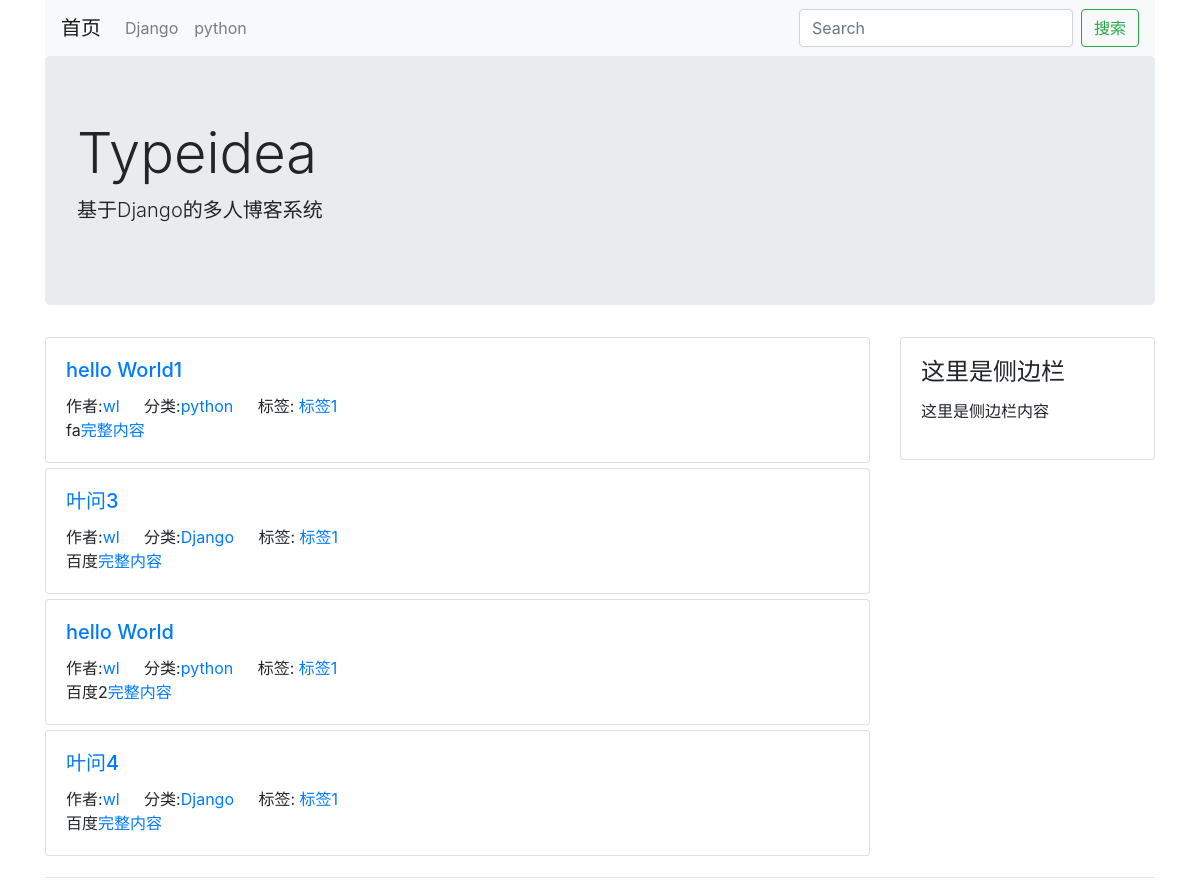
The app's page /, older data.
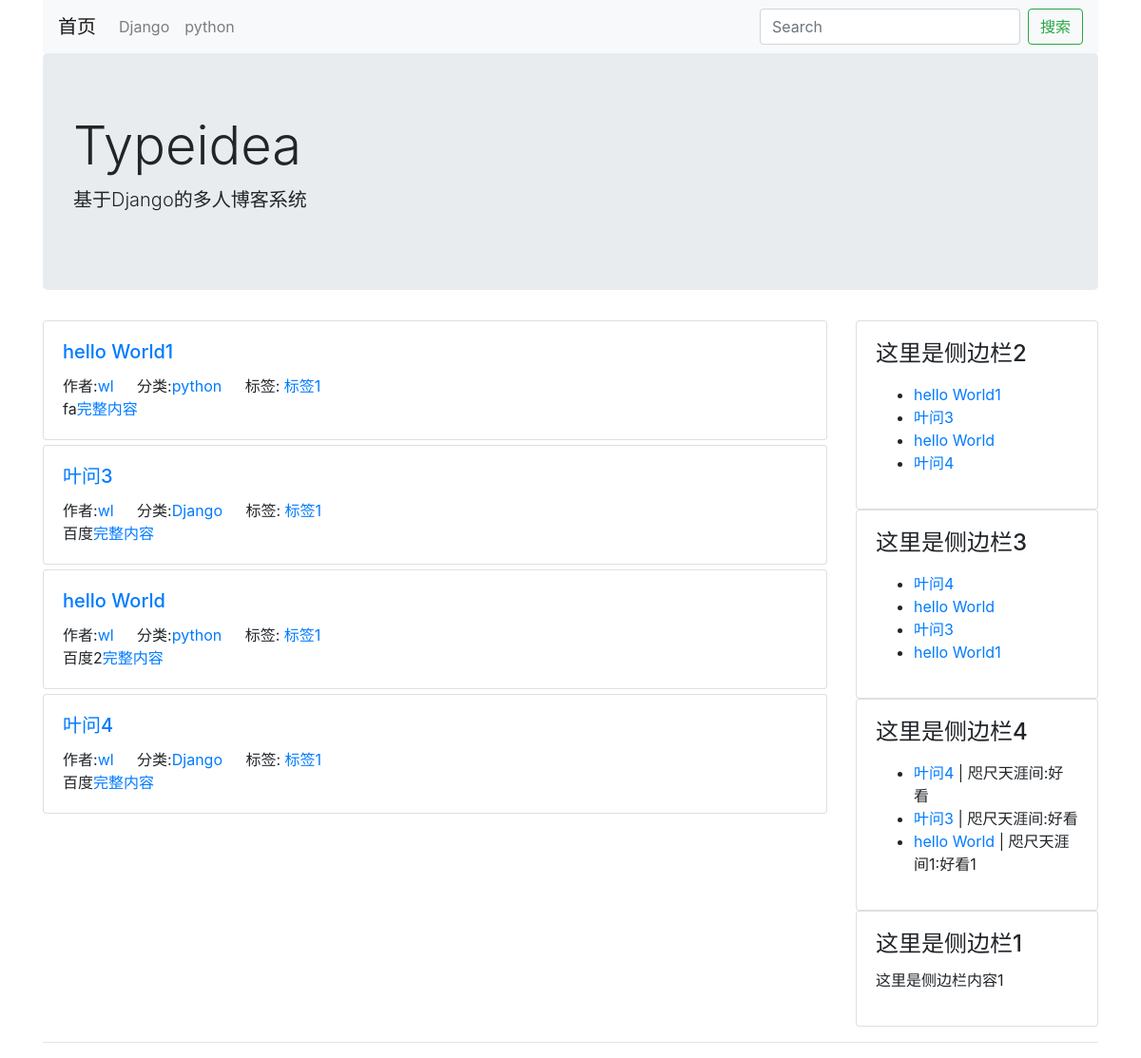
The same page, newer data.
### blog/models.py (models this page shows, shortened)
class Category(models.Model):
    STATUS_NORMAL = 1
    STATUS_DELETE = 0
    STATUS_ITEMS = (
        (STATUS_NORMAL, '正常'),
        (STATUS_DELETE, '删除'),
    )
    name = models.CharField(max_length=50, verbose_name="名称")
    status = models.PositiveIntegerField(default=STATUS_NORMAL,
                                         choices=STATUS_ITEMS, verbose_name="状态")
    is_nav = models.BooleanField(default=False, verbose_name="是否为导航")
    owner = models.ForeignKey(User, verbose_name="作者", on_delete=models.CASCADE)
    created_time = models.DateTimeField(auto_now_add=True, verbose_name="创建时间")
    class Meta:
        verbose_name = verbose_name_plural = '分类'
    @classmethod
    def get_navs(cls):
        categories = cls.objects.filter(status=cls.STATUS_NORMAL)
        nav_categories = []
        normal_categories = []
        for cate in categories:
            if cate.is_nav:
                nav_categories.append(cate)
            else:
                normal_categories.append(cate)
        return {
            'navs':nav_categories,
            'categories':normal_categories,
        }

class Post(models.Model):
    STATUS_NORMAL = 1
    STATUS_DELETE = 0
    STATUS_DRAFT = 2
    STATUS_ITEMS = (
        (STATUS_NORMAL, '正常'),
        (STATUS_DELETE, '删除'),
        (STATUS_DRAFT, '草稿'),
    )
    title = models.CharField(max_length=255, verbose_name="标题")
    desc = models.CharField(max_length=1024, blank=True, verbose_name="摘要")
    content = models.TextField(verbose_name="正文", help_text="正文必须为MarkDown格式")
    status = models.PositiveIntegerField(default=STATUS_NORMAL,
                                         choices=STATUS_ITEMS, verbose_name="状态")
    category = models.ForeignKey(Category, verbose_name="分类", on_delete=models.CASCADE)
    tag = models.ManyToManyField(Tag, verbose_name="标签")
    owner = models.ForeignKey(User, verbose_name="作者", on_delete=models.CASCADE)
    created_time = models.DateTimeField(auto_now_add=True, verbose_name="创建时间")
    pv = models.PositiveIntegerField(default=1)
    uv = models.PositiveIntegerField(default=1)
    class Meta:
        verbose_name = verbose_name_plural = '文章'
        ordering = ['-id']
    @classmethod
    def latest_posts(cls):
        queryset = cls.objects.filter(status = cls.STATUS_NORMAL)
        return queryset
    @classmethod
    def hot_posts(cls):
        return cls.objects.filter(status=cls.STATUS_NORMAL).order_by('pv')

class Tag(models.Model):
    STATUS_NORMAL = 1
    STATUS_DELETE = 0
    STATUS_ITEMS = (
        (STATUS_NORMAL, '正常'),
        (STATUS_DELETE, '删除'),
    )
    name = models.CharField(max_length=10, verbose_name="名称")
    status = models.PositiveIntegerField(default=STATUS_NORMAL,
                                         choices=STATUS_ITEMS, verbose_name="状态")
    owner = models.ForeignKey(User, verbose_name="作者", on_delete=models.CASCADE)
    created_time = models.DateTimeField(auto_now_add=True, verbose_name="创建时间")
    class Meta:
        verbose_name = verbose_name_plural = '标签'

### config/models.py (models this page shows, shortened)
class SideBar(models.Model):
    DISPLAY_HTML = 1
    DISPLAY_LATEST = 2
    DISPLAY_HOT = 3
    DISPLAY_COMMENT = 4
    SIDE_TYPE = (
        (DISPLAY_HTML, 'HTML'),
        (DISPLAY_LATEST, '最新文章'),
        (DISPLAY_HOT, '最热文章'),
        (DISPLAY_COMMENT, '最近评论'),
    )
    STATUS_SHOW = 1
    STATUS_HIDE = 0
    STATUS_ITEMS = (
        (STATUS_SHOW, '展示'),
        (STATUS_HIDE, '隐藏'),
    )
    title = models.CharField(max_length=50, verbose_name="标题")
    display_type = models.PositiveIntegerField(default=1,
                                         choices=SIDE_TYPE, verbose_name="展示类型")
    content = models.CharField(max_length=500, blank=True, verbose_name="内容",
                               help_text="如果设置的不是HTML类型， 可为空")
    status = models.PositiveIntegerField(default=STATUS_SHOW, choices=STATUS_ITEMS
                                         ,verbose_name="状态")
    owner = models.ForeignKey(User, verbose_name="作者", on_delete=models.CASCADE)
    created_time = models.DateTimeField(auto_now_add=True, verbose_name="创建时间")
    class Meta:
        verbose_name = verbose_name_plural = '侧边栏'
    @classmethod
    def get_all(cls):
        return cls.objects.filter(status=cls.STATUS_SHOW)
    @property
    def content_html(self):
        from blog.models import Post #避免循环引用
        from comment.models import Comment
        result =  ''
        if self.display_type == self.DISPLAY_HTML:
            result = self.content
        elif self.display_type == self.DISPLAY_LATEST:
            context = {
                'posts':Post.latest_posts()
            }
            result = render_to_string('config/blocks/sidebar_posts.html', context)
        elif self.display_type == self.DISPLAY_HOT:
            context = {
                'posts':Post.hot_posts()
            }
            result = render_to_string('config/blocks/sidebar_posts.html', context)
        elif self.display_type == self.DISPLAY_COMMENT:
            context = {
                'comments':Comment.objects.filter(status=Comment.STATUS_NORMAL)
            }
            result = render_to_string('config/blocks/sidebar_comments.html', context)
        return result

### comment/models.py (models this page shows, shortened)
class Comment(models.Model):
    STATUS_NORMAL = 1
    STATUS_DELETE = 0
    STATUS_ITEMS = (
        (STATUS_NORMAL, '正常'),
        (STATUS_DELETE, '删除'),
    )
    target = models.ForeignKey(Post, verbose_name="评论目标", on_delete=models.CASCADE)
    content = models.CharField(max_length=2000, verbose_name="内容")
    nickname = models.CharField(max_length=50, verbose_name="昵称")
    website = models.URLField(verbose_name="网站")
    email = models.EmailField(verbose_name="邮箱")
    status = models.PositiveIntegerField(default=STATUS_NORMAL,
                                         choices=STATUS_ITEMS, verbose_name="状态")
    created_time = models.DateTimeField(auto_now_add=True, verbose_name="创建时间")
    class Meta:
        verbose_name = verbose_name_plural = '评论'

### blog/views.py (the view)
# urls.py: url(r'^$', post_list, name='index'),
def post_list(request, category_id = None, tag_id = None):
    tag = None
    category = None
    if tag_id:
        post_list, tag = Post.get_by_tag(tag_id)
    elif category_id:
        post_list,category = Post.get_by_category(category_id)
    else:
        post_list = Post.latest_posts()
    context = {
        'category':category,
        'tag':tag,
        'post_list':post_list,
        'sidebars': SideBar.get_all(),
    }
    context.update(Category.get_navs())
    return render(request, 'blog/list.html', context=context)

### typeidea/themes/bootstrap/templates/blog/list.html (shortened to what this page needs)
{% extends "./base.html" %}
{% block main %}
    {% for post in post_list %}
    <div class="card post">
        <div class="card-body">
            <h5 class="card-title"><a href="{% url 'post-detail' post.id %}">{{ post.title }}</a> </h5>
            <span class="card-link">作者:<a href="#">{{ post.owner.username }}</a> </span>
            <span class="card-link">分类:<a href="{% url 'category-list' post.category.id %}">{{ post.category.name }}</a> </span>
            <span class="card-link">
                标签:
                {% for tag in post.tag.all %}
                <a href="{% url 'tag-list' tag.id %}">{{ tag.name }}</a>
                {% endfor %}
            </span>
            <p class="card-text">{{ post.desc }}<a href="{% url 'post-detail' post.id %}">完整内容</a> </p>
        </div>
    </div>
    {% endfor %}
{% endblock %}

### typeidea/themes/bootstrap/templates/blog/base.html (shortened to what this page needs)
<!DOCTYPE html>
<html lang="en">
    <head>
        <link rel="stylesheet" href="https://cdn.bootcss.com/bootstrap/4.0.0/css/bootstrap.css">
    </head>
    <body>
        <div class="container head">
            <nav class="navbar navbar-expand-lg navbar-light bg-light">
                <a class="navbar-brand" href="/">首页</a>
                <div class="collapse navbar-collapse" id = "navbarSupportedContent">
                    <ul class="navbar-nav mr-auto">
                        {% for cate in navs %}
                            <li class="nav-item">
                                <a class="nav-link" href = "{% url 'category-list' cate.id %}">{{ cate.name }}</a>
                            </li>
                        {% endfor %}
                    </ul>
                    <form class="form-inline my-2 my-lg-0" method="GET">
                        <input class="form-control mr-sm-2" type="search" placeholder="Search" aria-label="Search">
                        <button class="btn btn-outline-success" type="submit">搜索</button>
                    </form>
                </div>
            </nav>
            <div class="jumbotron">
                <h1 class="display-4">Typeidea</h1>
                <p class="lead">基于Django的多人博客系统</p>
            </div>
        </div>
        <div class="container main">
            <div class="row">
                <div class="col-9 post-list">
                    {% block main %}
                    {% endblock %}
                </div>
                <div class="col-3">
                    {% block sidebar %}
                        {% for sidebar in sidebars %}
                        <div class="card sidebar">
                            <div class="card-body">
                                <h4 class="card-title">{{ sidebar.title }}</h4>
                                <p>
                                    {{ sidebar.content_html }}
                                </p>
                            </div>
                        </div>
                       {% endfor %}
                    {% endblock %}
                </div>
            </div>
        </div>
        <footer class="footer">
            {% block footer %}
            <div class="container">
                <hr/>
            </div>
            {% endblock %}
        </footer>
    </body>
</html>

### typeidea/themes/bootstrap/templates/config/blocks/sidebar_posts.html (shortened to what this page needs)
<!DOCTYPE html>
<html>
<head>
</head>
<body>
<ul>
    {% for post in posts %}
        <li><a href="/post/{{ post.id }}.html">{{ post.title }}</a></li>
    {% endfor %}
</ul>
</body>
</html>

### typeidea/themes/bootstrap/templates/config/blocks/sidebar_comments.html (shortened to what this page needs)
<!DOCTYPE html>
<html>
<head>
</head>
<body>
<ul>
    {% for comment in comments %}
        <li><a href="/post/{{ comment.target_id }}.html">{{ comment.target.title }}</a> |
        {{ comment.nickname }}:{{ comment.content }}
    {% endfor %}
</ul>
</body>
</html>

Row changes from the older to the newer data that the page shows:
removed SideBar: title "这里是侧边栏", content_html "这里是侧边栏内容"
added SideBar: title "这里是侧边栏2", Post (title "hello World1"), Post (title "叶问3"), Post (title "hello World"), Post (title "叶问4")
added SideBar: title "这里是侧边栏3", Post (title "叶问4"), Post (title "hello World"), Post (title "叶问3"), Post (title "hello World1")
added SideBar: title "这里是侧边栏4"
now on this page (row unchanged): Comment: target "叶问4", nickname "咫尺天涯间", content "好看"
added Comment: target "叶问3", nickname "咫尺天涯间", content "好看"
added Comment: target "hello World", nickname "咫尺天涯间1", content "好看1"
added SideBar: title "这里是侧边栏1", content_html "这里是侧边栏内容1"
